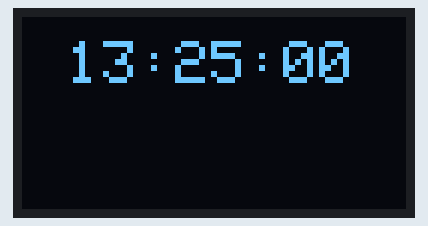
Bench run of a sketch on a simulated Arduino Uno, built with avr-gcc and run on an emulated ATmega328P. Parts: 128×64 one-colour display. The local clock reads 2024-03-15 10:24:30 at power-on unless the sketch sets it; what the sketch prints to the serial monitor is not drawn.

Above: at 0.1 s.
At 4.2 s:
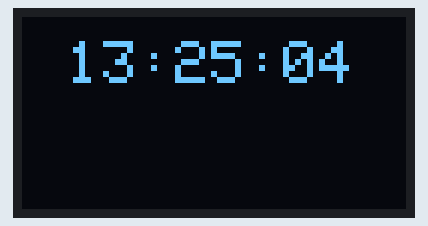
At 9.4 s:
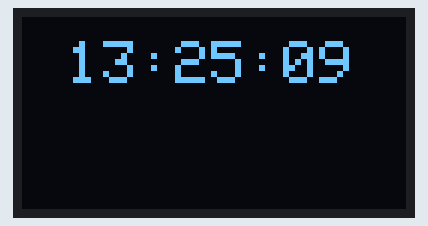
At 18.6 s:
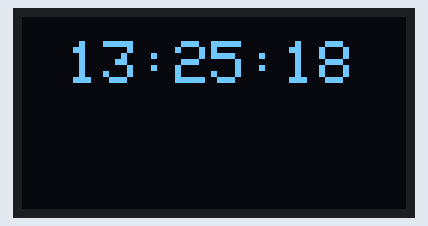
At 27.9 s:
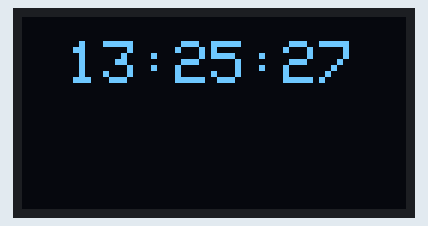
At 38.2 s:
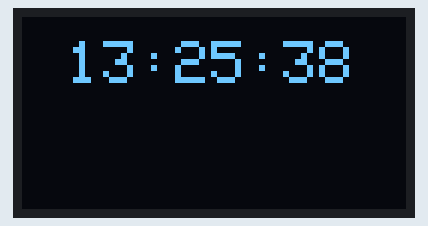

Measured:
- what the display in image 1 shows lasts 1.0 s, from 4.2 s to 5.2 s

The sketch:

Display_RTC.ino
```cpp
#include <Wire.h>
#include <Adafruit_GFX.h>
#include <Adafruit_SSD1306.h>
#include <DS1302.h>
#define OLED_RESET 4
Adafruit_SSD1306 display(-1);  // -1 은 리셋 핀이 없음을 의미

const int CLK = 5;
const int DAT = 6;
const int RST = 7;

DS1302 myrtc(RST, DAT, CLK);
void setup()
{
  display.begin(SSD1306_SWITCHCAPVCC, 0x3C);  // DM30 I2C 주소는 일반적으로 0x3C
  display.clearDisplay();
  display.setTextSize(2);
  display.setTextColor(WHITE);

  myrtc.halt(false);
  myrtc.writeProtect(false);

  Serial.begin(9600);
  Serial.println("DS1302RTC Test");
  Serial.println("---------------");

 // myrtc.setDOW(WEDNESDAY);
  myrtc.setTime(13, 25, 0);
  //myrtc.setDate(8, 5, 24);
}

void loop()
{
  display.clearDisplay();
  display.setCursor(15,8);

  //display.print(myrtc.getDOWStr());
  //display.print(" ");
  //display.print(myrtc.getDateStr());
  //display.print(" -- ");
  display.println(myrtc.getTimeStr());

  display.display();  // 화면에 내용을 보여줍니다.

  delay(1000);  // 1초 간격으로 업데이트
}
```
